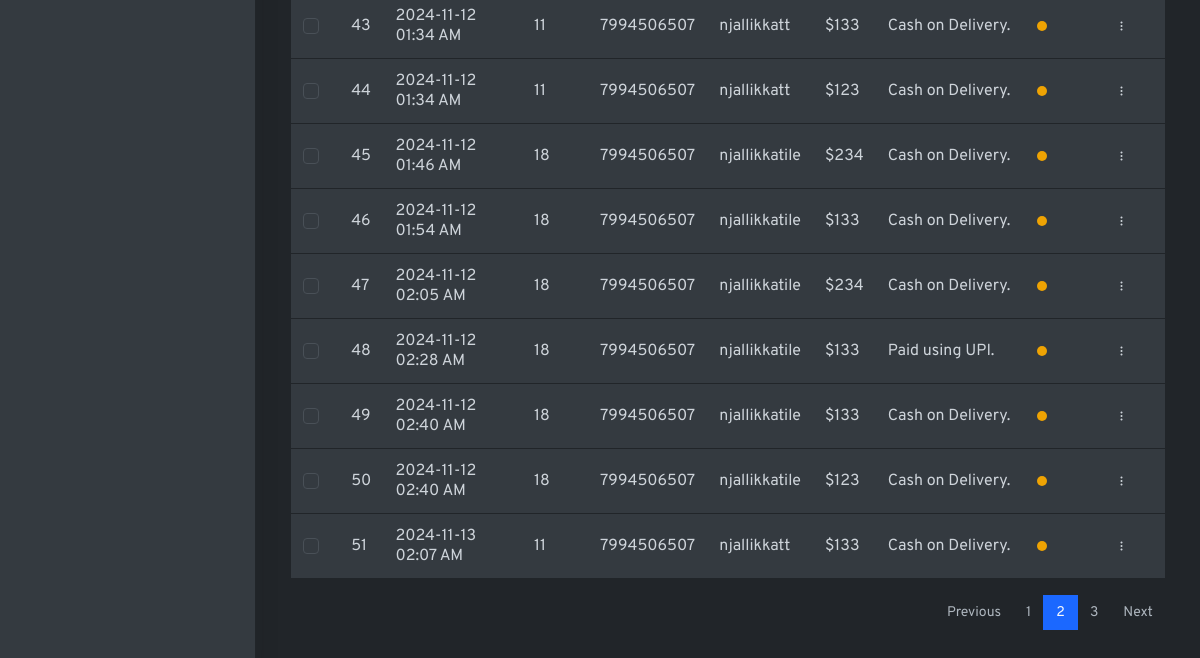
The page /admin/dark/page-orders.php (signed in, lower part) on the database as committed earlier.
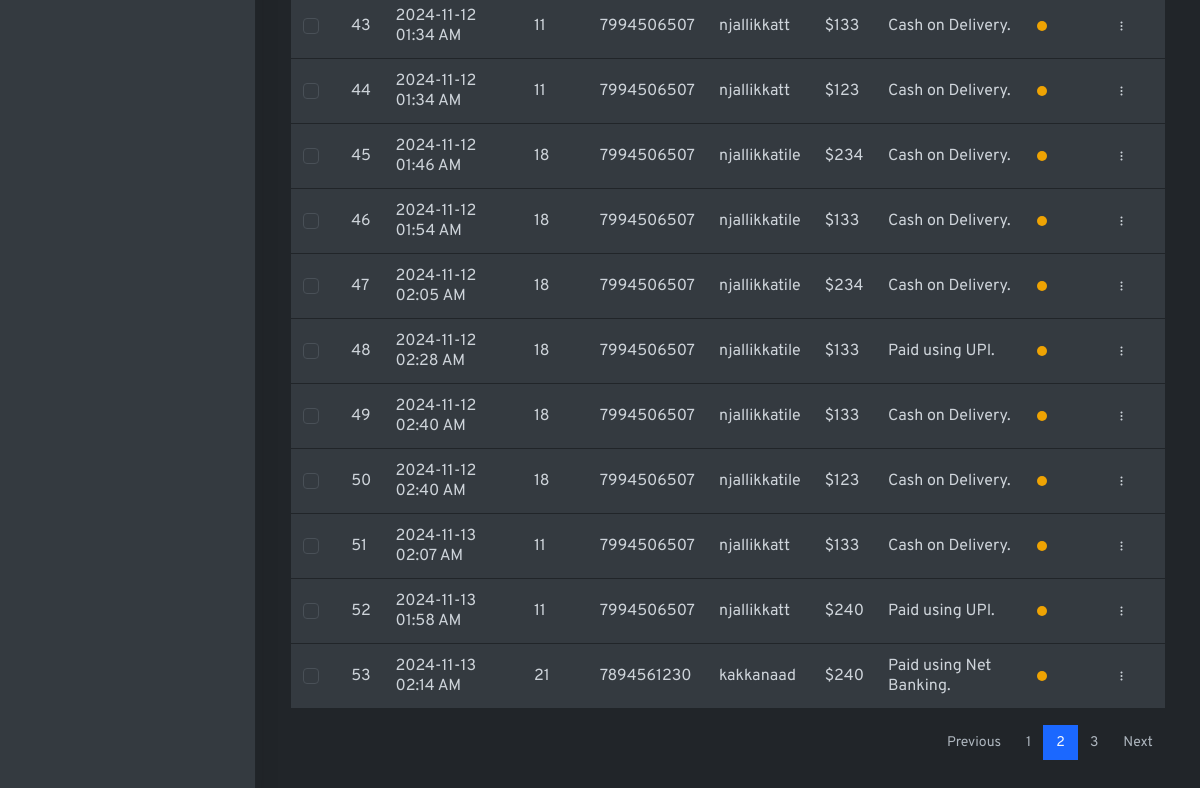
The same page on the database as committed later.
### tables this page shows
CREATE TABLE `delivery_table` (
  `did` int(100) NOT NULL,
  `product_id` int(100) NOT NULL,
  `user_id` varchar(100) NOT NULL,
  `product_quantity` varchar(100) NOT NULL,
  `price` varchar(100) NOT NULL,
  `address` varchar(100) NOT NULL,
  `phone_no` varchar(10) NOT NULL,
  `deliveryperson_id` varchar(100) NOT NULL,
  `delivery_date_time` datetime NOT NULL DEFAULT current_timestamp(),
  `status` varchar(100) NOT NULL,
  `payment_details` varchar(100) NOT NULL,
  `payment_status` varchar(100) NOT NULL,
  `delivery_dispacted_time` datetime DEFAULT NULL,
  `delivery_delivered_time` datetime DEFAULT NULL
);

### admin/dark/page-orders.php (the view, shortened to what this page needs)
<!doctype html>
<html lang="en">
<head>
  <link rel="stylesheet" href="css/simplebar.css">
  <link rel="stylesheet" href="css/feather.css">
  <link rel="stylesheet" href="css/daterangepicker.css">
  <link rel="stylesheet" href="css/app-light.css" id="lightTheme" disabled>
  <link rel="stylesheet" href="css/app-dark.css" id="darkTheme">
</head>
<body class="vertical  dark  ">
  <div class="wrapper">
    <aside class="sidebar-left border-right bg-white shadow" id="leftSidebar" data-simplebar>
    </aside>
      <main role="main" class="main-content">
        <div class="container-fluid">
          <div class="row justify-content-center">
            <div class="col-12">
              <?php
              include $_SERVER['DOCUMENT_ROOT'] . '/SweetStream/php/db_connection.php';
              try {
                  $pdo = new PDO("mysql:host=$host;dbname=$dbname", $user, $password);
                  $pdo->setAttribute(PDO::ATTR_ERRMODE, PDO::ERRMODE_EXCEPTION);
                  $stmt = $pdo->query("SELECT * FROM delivery_table");
                  $orders = $stmt->fetchAll(PDO::FETCH_ASSOC);
              } catch (PDOException $e) {
                  echo json_encode(['success' => false, 'message' => 'Could not connect to the database: ' . $e->getMessage()]);
                  exit;
              }
              ?>
              <table class="table border table-hover bg-white">
                  <tbody>
                      <?php foreach ($orders as $order): ?>
                      <tr>
                          <td class="align-center">
                              <div class="custom-control custom-checkbox">
                              </div>
                          </td>
                          <td><?php echo htmlspecialchars($order['did']); ?></td>
                          <td>
                              <?php
                              $dateTime = new DateTime($order['delivery_date_time']);
                              echo $dateTime->format('Y-m-d h:i A');
                              ?>
                          </td>
                          <td><?php echo htmlspecialchars($order['user_id']); ?></td>
                          <td><?php echo htmlspecialchars($order['phone_no']); ?></td>
                          <td><?php echo htmlspecialchars($order['address']); ?></td>
                          <td><?php echo htmlspecialchars('$' . $order['price']); ?></td>
                          <td><?php echo htmlspecialchars($order['payment_details']); ?></td>
                          <td><span class="dot dot-lg <?php echo $order['status'] === 'completed' ? 'bg-success' : 'bg-warning'; ?> mr-2"></span></td>
                          <td>
                              <div class="dropdown">
                                  <button class="btn btn-sm dropdown-toggle more-vertical" type="button" data-toggle="dropdown" aria-haspopup="true" aria-expanded="false">
                                  </button>
                              </div>
                          </td>
                      </tr>
                      <?php endforeach; ?>
                  </tbody>
              </table>
              <nav aria-label="Table Paging" class="my-3">
                <ul class="pagination justify-content-end mb-0">
                  <li class="page-item"><a class="page-link" href="#">Previous</a></li>
                  <li class="page-item"><a class="page-link" href="#">1</a></li>
                  <li class="page-item active"><a class="page-link" href="#">2</a></li>
                  <li class="page-item"><a class="page-link" href="#">3</a></li>
                  <li class="page-item"><a class="page-link" href="#">Next</a></li>
                </ul>
              </nav>
            </div>
          </div>
        </div>
      </main>
    </div>
  </body>
</html>

Rows that differ between the two databases and show on the page:
added delivery_table: did "52", delivery_date_time "2024-11-13 01:58 AM", user "11", phone_no "7994506507", address "njallikkatt", price "$240", payment_details "Paid using UPI."
added delivery_table: did "53", delivery_date_time "2024-11-13 02:14 AM", user "21", phone_no "7894561230", address "kakkanaad", price "$240", payment_details "Paid using Net Banking."
